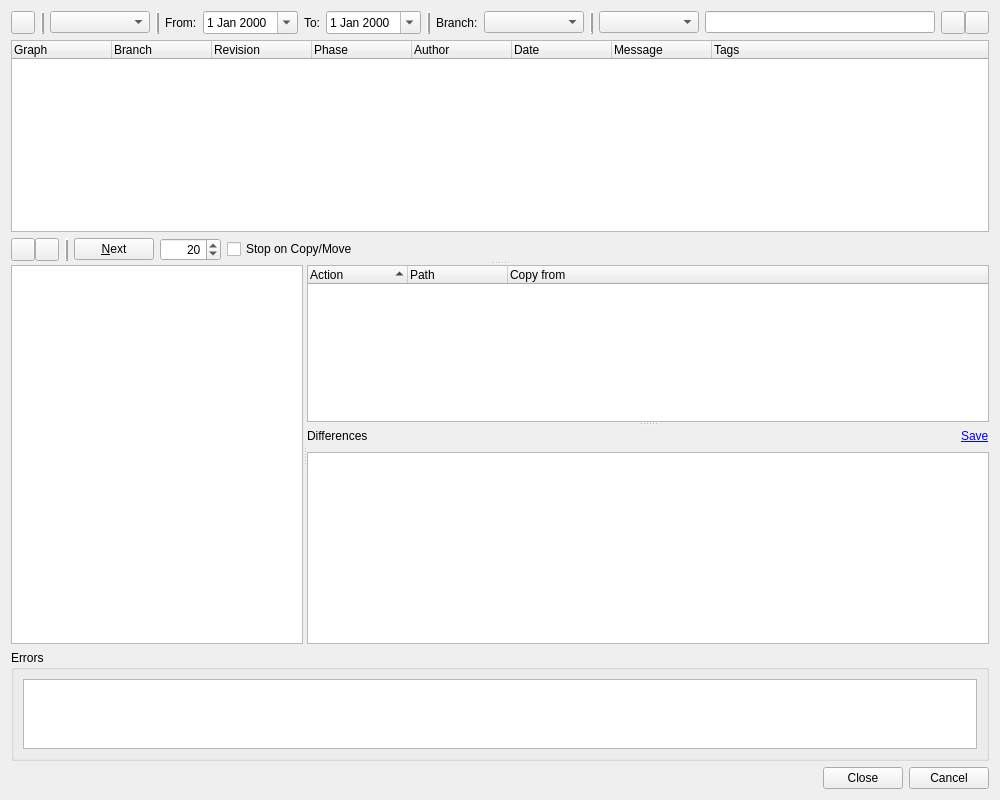
<?xml version="1.0" encoding="UTF-8"?>
<ui version="4.0">
 <class>HgLogBrowserDialog</class>
 <widget class="QWidget" name="HgLogBrowserDialog">
  <property name="geometry">
   <rect>
    <x>0</x>
    <y>0</y>
    <width>1000</width>
    <height>800</height>
   </rect>
  </property>
  <property name="windowTitle">
   <string>Mercurial Log</string>
  </property>
  <layout class="QVBoxLayout" name="verticalLayout_3">
   <item>
    <layout class="QHBoxLayout" name="horizontalLayout_4">
     <item>
      <widget class="QToolButton" name="actionsButton">
       <property name="toolTip">
        <string>Select action from menu</string>
       </property>
       <property name="popupMode">
        <enum>QToolButton::InstantPopup</enum>
       </property>
      </widget>
     </item>
     <item>
      <widget class="Line" name="line_5">
       <property name="frameShadow">
        <enum>QFrame::Raised</enum>
       </property>
       <property name="lineWidth">
        <number>2</number>
       </property>
       <property name="orientation">
        <enum>Qt::Vertical</enum>
       </property>
      </widget>
     </item>
     <item>
      <widget class="QComboBox" name="modeComboBox">
       <property name="minimumSize">
        <size>
         <width>100</width>
         <height>0</height>
        </size>
       </property>
       <property name="toolTip">
        <string>Select the mode (find or filter)</string>
       </property>
       <property name="sizeAdjustPolicy">
        <enum>QComboBox::AdjustToContents</enum>
       </property>
      </widget>
     </item>
     <item>
      <widget class="Line" name="line_4">
       <property name="frameShadow">
        <enum>QFrame::Raised</enum>
       </property>
       <property name="lineWidth">
        <number>2</number>
       </property>
       <property name="orientation">
        <enum>Qt::Vertical</enum>
       </property>
      </widget>
     </item>
     <item>
      <widget class="QLabel" name="label">
       <property name="text">
        <string>From:</string>
       </property>
      </widget>
     </item>
     <item>
      <widget class="QDateEdit" name="fromDate">
       <property name="toolTip">
        <string>Enter the start date</string>
       </property>
       <property name="calendarPopup">
        <bool>true</bool>
       </property>
      </widget>
     </item>
     <item>
      <widget class="QLabel" name="label_2">
       <property name="text">
        <string>To:</string>
       </property>
      </widget>
     </item>
     <item>
      <widget class="QDateEdit" name="toDate">
       <property name="toolTip">
        <string>Enter the end date</string>
       </property>
       <property name="calendarPopup">
        <bool>true</bool>
       </property>
      </widget>
     </item>
     <item>
      <widget class="Line" name="line_2">
       <property name="frameShadow">
        <enum>QFrame::Raised</enum>
       </property>
       <property name="lineWidth">
        <number>2</number>
       </property>
       <property name="orientation">
        <enum>Qt::Vertical</enum>
       </property>
      </widget>
     </item>
     <item>
      <widget class="QLabel" name="label_3">
       <property name="text">
        <string>Branch:</string>
       </property>
      </widget>
     </item>
     <item>
      <widget class="QComboBox" name="branchCombo">
       <property name="minimumSize">
        <size>
         <width>100</width>
         <height>0</height>
        </size>
       </property>
       <property name="toolTip">
        <string>Select the branch to filter on</string>
       </property>
       <property name="sizeAdjustPolicy">
        <enum>QComboBox::AdjustToContents</enum>
       </property>
      </widget>
     </item>
     <item>
      <widget class="Line" name="line_3">
       <property name="frameShadow">
        <enum>QFrame::Raised</enum>
       </property>
       <property name="lineWidth">
        <number>2</number>
       </property>
       <property name="orientation">
        <enum>Qt::Vertical</enum>
       </property>
      </widget>
     </item>
     <item>
      <widget class="QComboBox" name="fieldCombo">
       <property name="minimumSize">
        <size>
         <width>100</width>
         <height>0</height>
        </size>
       </property>
       <property name="toolTip">
        <string>Select the field to filter on</string>
       </property>
       <property name="sizeAdjustPolicy">
        <enum>QComboBox::AdjustToContents</enum>
       </property>
      </widget>
     </item>
     <item>
      <widget class="QLineEdit" name="rxEdit">
       <property name="toolTip">
        <string>Enter the regular expression to filter on or search for</string>
       </property>
       <property name="clearButtonEnabled">
        <bool>true</bool>
       </property>
      </widget>
     </item>
     <item>
      <layout class="QHBoxLayout" name="horizontalLayout_2">
       <property name="spacing">
        <number>0</number>
       </property>
       <item>
        <widget class="QToolButton" name="findPrevButton">
         <property name="toolTip">
          <string>Press to find the previous occurrence</string>
         </property>
        </widget>
       </item>
       <item>
        <widget class="QToolButton" name="findNextButton">
         <property name="toolTip">
          <string>Press to find the next occurrence</string>
         </property>
        </widget>
       </item>
      </layout>
     </item>
    </layout>
   </item>
   <item>
    <widget class="QSplitter" name="mainSplitter">
     <property name="orientation">
      <enum>Qt::Vertical</enum>
     </property>
     <widget class="QWidget" name="layoutWidget">
      <layout class="QVBoxLayout" name="verticalLayout_2">
       <item>
        <widget class="QTreeWidget" name="logTree">
         <property name="sizePolicy">
          <sizepolicy hsizetype="Expanding" vsizetype="Expanding">
           <horstretch>0</horstretch>
           <verstretch>1</verstretch>
          </sizepolicy>
         </property>
         <property name="alternatingRowColors">
          <bool>true</bool>
         </property>
         <property name="selectionMode">
          <enum>QAbstractItemView::ExtendedSelection</enum>
         </property>
         <property name="rootIsDecorated">
          <bool>false</bool>
         </property>
         <property name="itemsExpandable">
          <bool>false</bool>
         </property>
         <property name="allColumnsShowFocus">
          <bool>true</bool>
         </property>
         <column>
          <property name="text">
           <string>Graph</string>
          </property>
         </column>
         <column>
          <property name="text">
           <string>Branch</string>
          </property>
         </column>
         <column>
          <property name="text">
           <string>Revision</string>
          </property>
         </column>
         <column>
          <property name="text">
           <string>Phase</string>
          </property>
         </column>
         <column>
          <property name="text">
           <string>Author</string>
          </property>
         </column>
         <column>
          <property name="text">
           <string>Date</string>
          </property>
         </column>
         <column>
          <property name="text">
           <string>Message</string>
          </property>
         </column>
         <column>
          <property name="text">
           <string>Tags</string>
          </property>
         </column>
        </widget>
       </item>
       <item>
        <layout class="QHBoxLayout" name="horizontalLayout_5">
         <item>
          <layout class="QHBoxLayout" name="horizontalLayout_3">
           <property name="spacing">
            <number>0</number>
           </property>
           <item>
            <widget class="QToolButton" name="upButton">
             <property name="toolTip">
              <string>Press to move up in the log list</string>
             </property>
             <property name="autoRepeat">
              <bool>true</bool>
             </property>
            </widget>
           </item>
           <item>
            <widget class="QToolButton" name="downButton">
             <property name="toolTip">
              <string>Press to move down in the log list</string>
             </property>
             <property name="autoRepeat">
              <bool>true</bool>
             </property>
            </widget>
           </item>
          </layout>
         </item>
         <item>
          <widget class="Line" name="line_6">
           <property name="frameShadow">
            <enum>QFrame::Raised</enum>
           </property>
           <property name="lineWidth">
            <number>2</number>
           </property>
           <property name="orientation">
            <enum>Qt::Vertical</enum>
           </property>
          </widget>
         </item>
         <item>
          <widget class="QPushButton" name="nextButton">
           <property name="toolTip">
            <string>Press to get the next bunch of log entries</string>
           </property>
           <property name="text">
            <string>&amp;Next</string>
           </property>
          </widget>
         </item>
         <item>
          <widget class="QSpinBox" name="limitSpinBox">
           <property name="toolTip">
            <string>Enter the limit of entries to fetch</string>
           </property>
           <property name="alignment">
            <set>Qt::AlignRight|Qt::AlignTrailing|Qt::AlignVCenter</set>
           </property>
           <property name="minimum">
            <number>1</number>
           </property>
           <property name="maximum">
            <number>10000</number>
           </property>
           <property name="value">
            <number>20</number>
           </property>
          </widget>
         </item>
         <item>
          <widget class="QCheckBox" name="stopCheckBox">
           <property name="toolTip">
            <string>Select to stop listing log messages at a copy or move</string>
           </property>
           <property name="text">
            <string>Stop on Copy/Move</string>
           </property>
          </widget>
         </item>
         <item>
          <spacer name="horizontalSpacer_2">
           <property name="orientation">
            <enum>Qt::Horizontal</enum>
           </property>
           <property name="sizeHint" stdset="0">
            <size>
             <width>40</width>
             <height>20</height>
            </size>
           </property>
          </spacer>
         </item>
         <item>
          <widget class="QLabel" name="sbsSelectLabel">
           <property name="focusPolicy">
            <enum>Qt::StrongFocus</enum>
           </property>
           <property name="text">
            <string/>
           </property>
           <property name="textInteractionFlags">
            <set>Qt::LinksAccessibleByKeyboard|Qt::LinksAccessibleByMouse</set>
           </property>
          </widget>
         </item>
        </layout>
       </item>
      </layout>
     </widget>
     <widget class="QSplitter" name="detailsSplitter">
      <property name="sizePolicy">
       <sizepolicy hsizetype="Expanding" vsizetype="Preferred">
        <horstretch>0</horstretch>
        <verstretch>2</verstretch>
       </sizepolicy>
      </property>
      <property name="orientation">
       <enum>Qt::Horizontal</enum>
      </property>
      <widget class="QTextBrowser" name="detailsEdit">
       <property name="sizePolicy">
        <sizepolicy hsizetype="Expanding" vsizetype="Expanding">
         <horstretch>3</horstretch>
         <verstretch>1</verstretch>
        </sizepolicy>
       </property>
       <property name="readOnly">
        <bool>true</bool>
       </property>
       <property name="openLinks">
        <bool>false</bool>
       </property>
      </widget>
      <widget class="QSplitter" name="diffSplitter">
       <property name="sizePolicy">
        <sizepolicy hsizetype="Preferred" vsizetype="Expanding">
         <horstretch>7</horstretch>
         <verstretch>0</verstretch>
        </sizepolicy>
       </property>
       <property name="orientation">
        <enum>Qt::Vertical</enum>
       </property>
       <widget class="QTreeWidget" name="filesTree">
        <property name="sizePolicy">
         <sizepolicy hsizetype="Expanding" vsizetype="Expanding">
          <horstretch>7</horstretch>
          <verstretch>1</verstretch>
         </sizepolicy>
        </property>
        <property name="alternatingRowColors">
         <bool>true</bool>
        </property>
        <property name="rootIsDecorated">
         <bool>false</bool>
        </property>
        <property name="itemsExpandable">
         <bool>false</bool>
        </property>
        <property name="sortingEnabled">
         <bool>true</bool>
        </property>
        <property name="allColumnsShowFocus">
         <bool>true</bool>
        </property>
        <column>
         <property name="text">
          <string>Action</string>
         </property>
        </column>
        <column>
         <property name="text">
          <string>Path</string>
         </property>
        </column>
        <column>
         <property name="text">
          <string>Copy from</string>
         </property>
        </column>
       </widget>
       <widget class="QWidget" name="layoutWidget">
        <layout class="QVBoxLayout" name="verticalLayout">
         <item>
          <layout class="QHBoxLayout" name="horizontalLayout">
           <item>
            <widget class="QLabel" name="diffLabel">
             <property name="text">
              <string>Differences</string>
             </property>
            </widget>
           </item>
           <item>
            <spacer name="horizontalSpacer">
             <property name="orientation">
              <enum>Qt::Horizontal</enum>
             </property>
             <property name="sizeHint" stdset="0">
              <size>
               <width>40</width>
               <height>20</height>
              </size>
             </property>
            </spacer>
           </item>
           <item>
            <widget class="QLabel" name="diffSelectLabel">
             <property name="focusPolicy">
              <enum>Qt::StrongFocus</enum>
             </property>
             <property name="text">
              <string/>
             </property>
             <property name="textInteractionFlags">
              <set>Qt::LinksAccessibleByKeyboard|Qt::LinksAccessibleByMouse</set>
             </property>
            </widget>
           </item>
           <item>
            <widget class="QLabel" name="saveLabel">
             <property name="focusPolicy">
              <enum>Qt::StrongFocus</enum>
             </property>
             <property name="text">
              <string>&lt;a href=&quot;save:me&quot;&gt;Save&lt;/a&gt;</string>
             </property>
             <property name="textInteractionFlags">
              <set>Qt::LinksAccessibleByKeyboard|Qt::LinksAccessibleByMouse</set>
             </property>
            </widget>
           </item>
          </layout>
         </item>
         <item>
          <widget class="QPlainTextEdit" name="diffEdit">
           <property name="sizePolicy">
            <sizepolicy hsizetype="Expanding" vsizetype="Expanding">
             <horstretch>7</horstretch>
             <verstretch>2</verstretch>
            </sizepolicy>
           </property>
           <property name="lineWrapMode">
            <enum>QPlainTextEdit::NoWrap</enum>
           </property>
           <property name="readOnly">
            <bool>true</bool>
           </property>
           <property name="tabStopDistance">
            <double>8.000000000000000</double>
           </property>
          </widget>
         </item>
        </layout>
       </widget>
      </widget>
     </widget>
    </widget>
   </item>
   <item>
    <widget class="QGroupBox" name="errorGroup">
     <property name="sizePolicy">
      <sizepolicy hsizetype="Preferred" vsizetype="Expanding">
       <horstretch>0</horstretch>
       <verstretch>1</verstretch>
      </sizepolicy>
     </property>
     <property name="title">
      <string>Errors</string>
     </property>
     <layout class="QVBoxLayout">
      <item>
       <widget class="QTextEdit" name="errors">
        <property name="whatsThis">
         <string>&lt;b&gt;Mercurial log errors&lt;/b&gt;&lt;p&gt;This shows possible error messages of the hg log command.&lt;/p&gt;</string>
        </property>
        <property name="readOnly">
         <bool>true</bool>
        </property>
        <property name="acceptRichText">
         <bool>false</bool>
        </property>
       </widget>
      </item>
     </layout>
    </widget>
   </item>
   <item>
    <widget class="QDialogButtonBox" name="buttonBox">
     <property name="orientation">
      <enum>Qt::Horizontal</enum>
     </property>
     <property name="standardButtons">
      <set>QDialogButtonBox::Cancel|QDialogButtonBox::Close</set>
     </property>
    </widget>
   </item>
  </layout>
 </widget>
 <tabstops>
  <tabstop>actionsButton</tabstop>
  <tabstop>modeComboBox</tabstop>
  <tabstop>fromDate</tabstop>
  <tabstop>toDate</tabstop>
  <tabstop>branchCombo</tabstop>
  <tabstop>fieldCombo</tabstop>
  <tabstop>rxEdit</tabstop>
  <tabstop>findPrevButton</tabstop>
  <tabstop>findNextButton</tabstop>
  <tabstop>logTree</tabstop>
  <tabstop>upButton</tabstop>
  <tabstop>downButton</tabstop>
  <tabstop>nextButton</tabstop>
  <tabstop>limitSpinBox</tabstop>
  <tabstop>stopCheckBox</tabstop>
  <tabstop>sbsSelectLabel</tabstop>
  <tabstop>detailsEdit</tabstop>
  <tabstop>filesTree</tabstop>
  <tabstop>diffSelectLabel</tabstop>
  <tabstop>saveLabel</tabstop>
  <tabstop>diffEdit</tabstop>
  <tabstop>errors</tabstop>
 </tabstops>
 <resources/>
 <connections/>
</ui>
